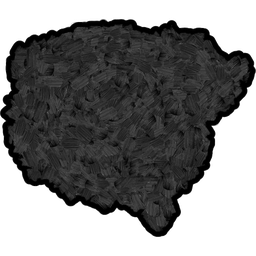
#> input picture assets/ant_squish.png, 256 x 256 px, given in place of window_images_spike-e5fd08e1-ea0d-467d-9fc9-3eee1daaca3e.png, which was not available
$ python convert_art.py
#> lines starting #> are read from the running program, lines starting #| are printed output that depends on the picture; pictures that were not available may be replaced by others from this repository, and a replacement may not be noted
"""Painted art (white bg, any format) -> cropped transparent PNG sprites.

Content is cropped to its bounding box and padded to a square. Tall art
(spikes) is bottom-aligned so the base sits on the texture's bottom edge,
which lets the game anchor it to the ground. Wide art is centered.
"""
from collections import deque

from PIL import Image

ASSETS = r"C:\Users\lenovo\Projects\youre-the-food\assets"
CURSOR_IMGS = (r"C:\Users\lenovo\.cursor\projects\c-Users-lenovo-Projects-youre-the-food"
               r"\assets")
NEAR_WHITE = 232
OUT_SIZE = 256
DIGIT_HEIGHT = 160

# (source path, destination path, mode)
# mode "square": pad to square (world sprites)
# mode "height": keep aspect, fixed height (font digits)
JOBS = [
    (f"{CURSOR_IMGS}\\c__Users_lenovo_AppData_Roaming_Cursor_User_workspaceStorage_empty-window_images_spike-e5fd08e1-ea0d-467d-9fc9-3eee1daaca3e.png",
     f"{ASSETS}\\spike.png"),
    (f"{CURSOR_IMGS}\\c__Users_lenovo_AppData_Roaming_Cursor_User_workspaceStorage_empty-window_images_spikebroken-d4c62471-8e4a-418f-af3b-f68a80bf9449.png",
     f"{ASSETS}\\spike_broken.png"),
    (f"{CURSOR_IMGS}\\c__Users_lenovo_AppData_Roaming_Cursor_User_workspaceStorage_empty-window_images_exclemtationmark-0565cc49-32a0-4f1d-9ec6-29002c5dbf0f.png",
     f"{ASSETS}\\spike_warn.png"),
    (f"{CURSOR_IMGS}\\c__Users_lenovo_AppData_Roaming_Cursor_User_workspaceStorage_empty-window_images_pointarrow-bf0af9ed-b128-4449-9e0e-41b961cb6a3f.png",
     f"{ASSETS}\\spike_arrow.png"),
    (f"{CURSOR_IMGS}\\c__Users_lenovo_AppData_Roaming_Cursor_User_workspaceStorage_empty-window_images_antwalk1-715763cc-0dfd-4848-b232-ce117d3aa094.png",
     f"{ASSETS}\\ant_walk1.png"),
    (f"{CURSOR_IMGS}\\c__Users_lenovo_AppData_Roaming_Cursor_User_workspaceStorage_empty-window_images_antwalk2-78bf8cad-8673-4c52-af2b-d82b63d09bda.png",
     f"{ASSETS}\\ant_walk2.png"),
    (f"{CURSOR_IMGS}\\c__Users_lenovo_AppData_Roaming_Cursor_User_workspaceStorage_empty-window_images_lightingforspeedvis-8ee1c688-8672-4ead-9346-6ff0c3b777d2.png",
     f"{ASSETS}\\fx_speed_streak.png"),
    (f"{CURSOR_IMGS}\\c__Users_lenovo_AppData_Roaming_Cursor_User_workspaceStorage_empty-window_images_antsquish-4a9c9c40-726b-4a02-a4b6-121a8306c323.png",
     f"{ASSETS}\\ant_squish.png"),
    (f"{CURSOR_IMGS}\\c__Users_lenovo_AppData_Roaming_Cursor_User_workspaceStorage_empty-window_images_cutesquish-c3d6408b-7965-4c05-84ef-64e74a952602.png",
     f"{ASSETS}\\critter_squish.png"),
    (f"{CURSOR_IMGS}\\c__Users_lenovo_AppData_Roaming_Cursor_User_workspaceStorage_empty-window_images_maceball-480e9889-fbf2-4cca-abc0-9e6ccd0ea038.png",
     f"{ASSETS}\\mace_ball.png"),
    (f"{CURSOR_IMGS}\\c__Users_lenovo_AppData_Roaming_Cursor_User_workspaceStorage_empty-window_images_youasd-03cb9299-3fa1-418a-a538-bc2c129069e8.png",
     f"{ASSETS}\\player_you.png"),
]

_DIGIT_SRC = {
    0: "number0-d0bab88f-dd25-4a0a-bc7a-b7cf619e34a1",
    1: "number1-510fe090-017d-46b7-8870-7c1e65b6b8b4",
    2: "number2-874e3e67-7747-41ce-b56a-1e611afc401c",
    3: "number3-c3e9caf1-b074-4a06-a9e5-c4cfd0ad2da3",
    4: "number4-35bcac7c-c9d7-45a2-af4e-9a83f1c935c2",
    5: "number5-1dbdb273-e943-49f9-8003-2b016a2554a8",
    6: "number6-6fa4adde-e9cb-4cac-8901-7d61be375d75",
    7: "number7-54949a5c-5373-4654-bf69-cb32f3c4e29e",
    8: "number8-b2e70388-fad9-4f82-9a9d-9368e028b070",
    9: "number9-1f409689-1032-4c5b-a76d-afd8354b1ac2",
}
DIGIT_JOBS = [
    (f"{CURSOR_IMGS}\\c__Users_lenovo_AppData_Roaming_Cursor_User_workspaceStorage_empty-window_images_{name}.png",
     f"{ASSETS}\\digit_{n}.png")
    for n, name in _DIGIT_SRC.items()
]


def remove_background(img: Image.Image, punch_holes: bool = False) -> Image.Image:
    w, h = img.size
    px = img.load()

    bg = bytearray(w * h)
    if punch_holes:
        # every near-white pixel is background, even enclosed ones
        # (digit holes like 0/6/8/9)
        for y in range(h):
            for x in range(w):
                if min(px[x, y]) >= NEAR_WHITE:
                    bg[y * w + x] = 1
    else:
        # flood fill from the borders so light strokes inside survive
        q = deque()
        for x in range(w):
            q.append((x, 0))
            q.append((x, h - 1))
        for y in range(h):
            q.append((0, y))
            q.append((w - 1, y))
        while q:
            x, y = q.popleft()
            i = y * w + x
            if bg[i]:
                continue
            r, g, b = px[x, y]
            if min(r, g, b) < NEAR_WHITE:
                continue
            bg[i] = 1
            if x > 0:
                q.append((x - 1, y))
            if x < w - 1:
                q.append((x + 1, y))
            if y > 0:
                q.append((x, y - 1))
            if y < h - 1:
                q.append((x, y + 1))

    out = Image.new("RGBA", (w, h))
    opx = out.load()
    for y in range(h):
        for x in range(w):
            r, g, b = px[x, y]
            if bg[y * w + x]:
                opx[x, y] = (r, g, b, 0)
                continue
            # feather: near-white pixels touching background fade out
            a = 255
            whiteness = min(r, g, b)
            if whiteness >= NEAR_WHITE - 30:
                for dx, dy in ((1, 0), (-1, 0), (0, 1), (0, -1)):
                    nx, ny = x + dx, y + dy
                    if 0 <= nx < w and 0 <= ny < h and bg[ny * w + nx]:
                        a = max(0, min(255, int(
                            (255 - whiteness) * 255 / (255 - NEAR_WHITE + 30))))
                        break
            opx[x, y] = (r, g, b, a)
    return out


def neutralize(img: Image.Image) -> Image.Image:
    """Turn the painted color into white (keeping brush texture and the black
    outline) so the game can modulate it with any color at runtime."""
    px = img.load()
    w, h = img.size
    brightest = 1
    for y in range(h):
        for x in range(w):
            r, g, b, a = px[x, y]
            mx = max(r, g, b)
            if a > 0 and mx > 40 and (mx - min(r, g, b)) / mx > 0.25:
                brightest = max(brightest, mx)
    for y in range(h):
        for x in range(w):
            r, g, b, a = px[x, y]
            if a == 0:
                continue
            mx = max(r, g, b)
            if mx > 40 and (mx - min(r, g, b)) / mx > 0.25:
                v = min(255, round(mx * 255 / brightest))
                px[x, y] = (v, v, v, a)
    return img


def crop_square(img: Image.Image) -> Image.Image:
    bbox = img.getbbox()  # alpha-aware on RGBA
    content = img.crop(bbox)
    w, h = content.size
    side = max(w, h)
    canvas = Image.new("RGBA", (side, side))
    x = (side - w) // 2
    # tall art sits on the bottom edge, wide art is centered
    y = side - h if h == side or h > w else (side - h) // 2
    canvas.paste(content, (x, y))
    return canvas


for src, dst in JOBS:
    img = remove_background(Image.open(src).convert("RGB"))
#> in remove_background, `w, h = img.size`: w = 256
#> the loop in remove_background, `while q:` made 1039 passes
#> (x, y, i, r, g, b) on passes 1 to 3: (0, 0, 0, 0, 0, 0), (0, 255, 65280, 0, 0, 0), (1, 0, 1, 0, 0, 0)
#> in remove_background, `out = Image.new("RGBA", (w, h))`: out: PIL image 256x256 RGBA; every value is 0
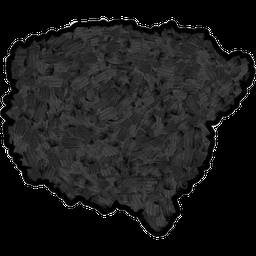
#> img: PIL image 256x256 RGBA; mean R, G, B, A 26.7, 26.7, 26.7, 255; transparent parts drawn white
    img = crop_square(img)
#> in crop_square, `bbox = img.getbbox()`: bbox = (0, 0, 256, 256)
    img = img.resize((OUT_SIZE, OUT_SIZE), Image.LANCZOS)
    img.save(dst)
    print(f"{dst}: {img.size}")
#| C:\Users\lenovo\Projects\youre-the-food\assets\spike.png: (256, 256)
#> pass 2 of the loop `for src, dst in JOBS:`:
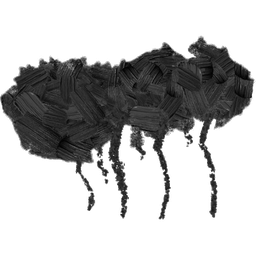
#> input picture assets/ant_walk1.png, 256 x 256 px, given in place of _images_spikebroken-d4c62471-8e4a-418f-af3b-f68a80bf9449.png, which was not available
#> the loop in remove_background (call 2), `while q:` made 1046 passes
#> (x, y, i) on passes 1 to 3: (0, 0, 0), (0, 255, 65280), (1, 0, 1)
#> `img = remove_background(Image.open(src).convert("RGB"))`:
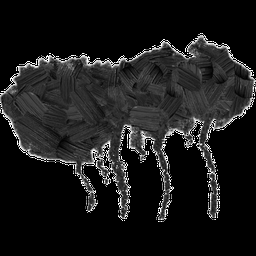
#> img: PIL image 256x256 RGBA; mean R, G, B, A 26.7, 26.7, 26.7, 255; transparent parts drawn white
#| C:\Users\lenovo\Projects\youre-the-food\assets\spike_broken.png: (256, 256)
#> (the run stopped early here; a loop or call above may not have finished)
